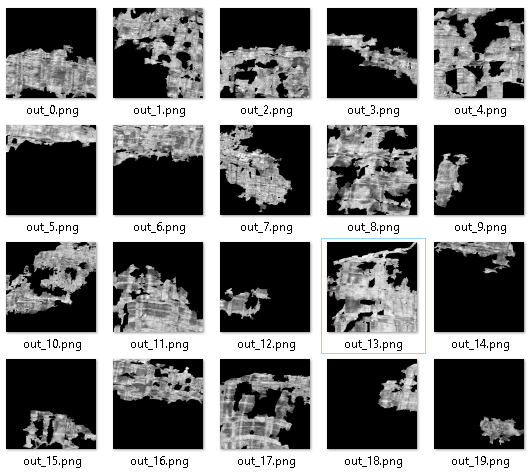
#> input picture in_volume_stitched.png, 532 x 472 px
$ python count_pixels_folder.py .. out.png
#> lines starting #> are read from the running program, lines starting #| are printed output that depends on the picture; after the words box and inside, x2 and y2 are one past the last pixel; in counts of white or black regions, pixels touching at a corner belong together
import csv
import sys
from pathlib import Path

import numpy as np
from PIL import Image

EXTENSIONS = {".tif", ".tiff", ".png", ".jpg", ".jpeg", ".bmp", ".gif", ".webp"}


def count_non_black_pixels(path):
    with Image.open(path) as img:
        # Normalise modes where "black" would otherwise be ambiguous,
        # but leave 16-bit / grayscale modes alone to avoid losing precision
#> img is the input picture: PIL image 532x472 RGB; mean R, G, B 122.3, 122.4, 122.5
        if img.mode in ("RGBA", "RGBa", "P", "PA", "CMYK", "YCbCr", "LAB", "HSV"):
            img = img.convert("RGB")
        elif img.mode == "LA":
            img = img.convert("L")
        arr = np.array(img)

    if arr.ndim == 3:
        non_black = np.any(arr != 0, axis=-1)  # non-black if any channel is non-zero
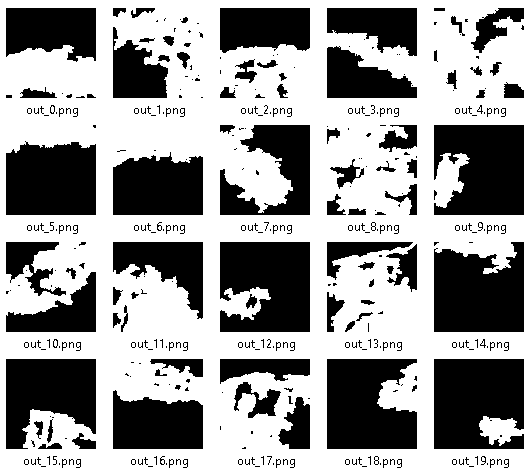
#> non_black: shape (472, 532) bool; 60.2% white; 379 black regions (270 under 20 px), largest, box (x1, y1, x2, y2) and area: (434, 359, 524, 449) 7284, (220, 242, 310, 332) 7086, (434, 125, 524, 215) 6954
    else:
        non_black = arr != 0

    return int(non_black.sum()), non_black.size


def main():
    if len(sys.argv) < 2:
        print(f"Usage: python {sys.argv[0]} <folder> [output.csv]", file=sys.stderr)
        sys.exit(1)

    folder = Path(sys.argv[1])
    if not folder.is_dir():
        print(f"Not a folder: {folder}", file=sys.stderr)
        sys.exit(1)

    out = open(sys.argv[2], "w", newline="") if len(sys.argv) > 2 else sys.stdout
    writer = csv.writer(out)
    writer.writerow(["filename", "non_black_pixels", "total_pixels"])

    total_non_black = 0
    total_pixels = 0

    files = sorted(p for p in folder.iterdir() if p.suffix.lower() in EXTENSIONS)
    for path in files:
        try:
            count, size = count_non_black_pixels(path)
#> count = 151168; size = 251104
        except Exception as e:
            print(f"Skipping {path.name}: {e}", file=sys.stderr)
            continue
        writer.writerow([path.name, count, size])
        total_non_black += count
#> total_non_black = 151168
        total_pixels += size
#> total_pixels = 251104
#> pass 2 of the loop in main, `for path in files:`:
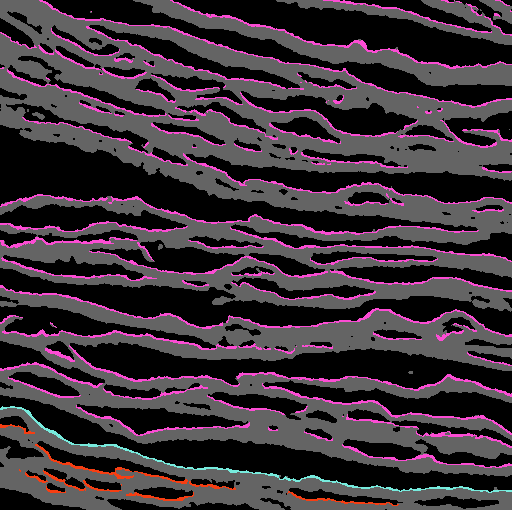
#> input picture intersect.png, 512 x 510 px
#> in count_non_black_pixels, img is the input picture: PIL image 512x510 RGB; mean R, G, B 62.3, 51.2, 59.2
#> in count_non_black_pixels (call 2), `non_black = np.any(arr != 0, axis=-1)`:
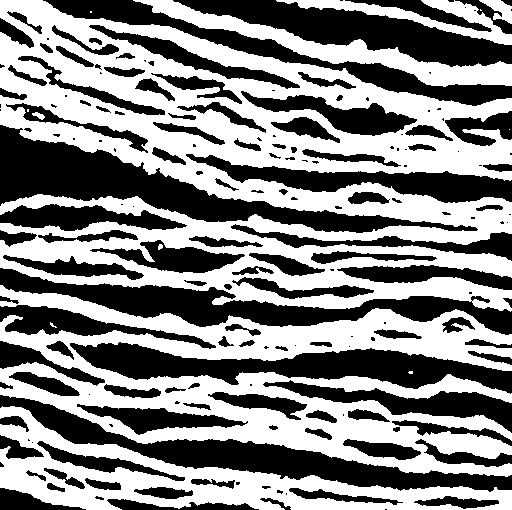
#> non_black: shape (510, 512) bool; 52.3% white; 182 black regions (65 under 20 px), largest, box (x1, y1, x2, y2) and area: (0, 125, 478, 233) 13210, (0, 395, 512, 492) 10631, (0, 268, 512, 335) 10255
#> count = 136608; size = 261120
#> total_non_black = 287776
#> total_pixels = 512224

    writer.writerow(["TOTAL", total_non_black, total_pixels])

    if out is not sys.stdout:
        out.close()
    print(f"Processed {len(files)} files. Total non-black pixels: {total_non_black}",
          file=sys.stderr)


if __name__ == "__main__":
    main()
